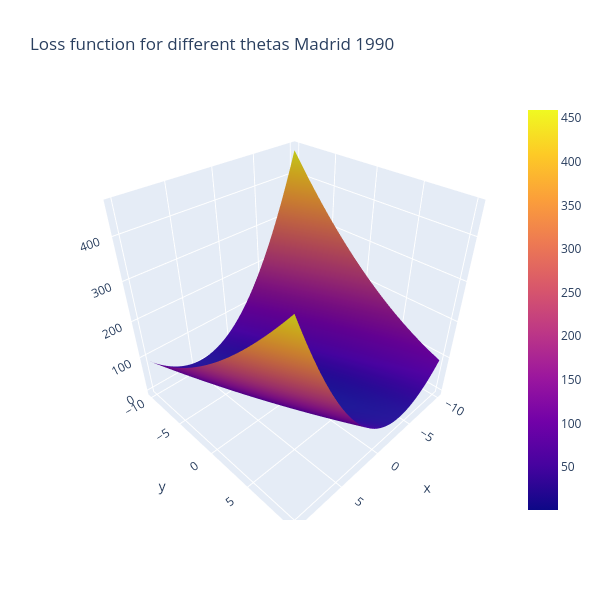

Source (notebook cell):
### Code cell
#This figure shows the loss function.

#X = Theta0
#Y - Theta1
#Z = Loss
#Find where it is closest to 0 in X and Y!

#you can click/hold in the graph below to rotate!

fig = go.Figure(data=[go.Surface(x=theta1_vals, y=theta0_vals, z=J_vals)])
fig.update_layout(title='Loss function for different thetas Madrid 1990', autosize=True,
                  width=600, height=600, xaxis_title='theta0', 
                 yaxis_title='theta1')
plt.savefig('Madrid 1990 3d', dpi=300, bbox_inches='tight')
fig.show()
plt.show()

### Figure 1 — Plotly figure (JSON) as saved in the notebook; plotly's stock layout.template omitted (floating-point values rounded to 4 significant figures; data arrays with more than 128 entries replaced by an {"elided": "..."} marker saying what was removed)
{"data": [{"type": "surface", "x": [-10, -9.798, -9.596, -9.394, -9.192, -8.99, -8.788, -8.586, -8.384, -8.182, -7.98, -7.778, -7.576, -7.374, -7.172, -6.97, -6.768, -6.566, -6.364, -6.162, -5.96, -5.758, -5.556, -5.354, -5.152, -4.949, -4.747, -4.545, -4.343, -4.141, -3.939, -3.737, -3.535, -3.333, -3.131, -2.929, -2.727, -2.525, -2.323, -2.121, -1.919, -1.717, -1.515, -1.313, -1.111, -0.9091, -0.7071, -0.5051, -0.303, -0.101, 0.101, 0.303, 0.5051, 0.7071, 0.9091, 1.111, 1.313, 1.515, 1.717, 1.919, 2.121, 2.323, 2.525, 2.727, 2.929, 3.131, 3.333, 3.535, 3.737, 3.939, 4.141, 4.343, 4.545, 4.747, 4.949, 5.152, 5.354, 5.556, 5.758, 5.96, 6.162, 6.364, 6.566, 6.768, 6.97, 7.172, 7.374, 7.576, 7.778, 7.98, 8.182, 8.384, 8.586, 8.788, 8.99, 9.192, 9.394, 9.596, 9.798, 10], "y": [-10, -9.798, -9.596, -9.394, -9.192, -8.99, -8.788, -8.586, -8.384, -8.182, -7.98, -7.778, -7.576, -7.374, -7.172, -6.97, -6.768, -6.566, -6.364, -6.162, -5.96, -5.758, -5.556, -5.354, -5.152, -4.949, -4.747, -4.545, -4.343, -4.141, -3.939, -3.737, -3.535, -3.333, -3.131, -2.929, -2.727, -2.525, -2.323, -2.121, -1.919, -1.717, -1.515, -1.313, -1.111, -0.9091, -0.7071, -0.5051, -0.303, -0.101, 0.101, 0.303, 0.5051, 0.7071, 0.9091, 1.111, 1.313, 1.515, 1.717, 1.919, 2.121, 2.323, 2.525, 2.727, 2.929, 3.131, 3.333, 3.535, 3.737, 3.939, 4.141, 4.343, 4.545, 4.747, 4.949, 5.152, 5.354, 5.556, 5.758, 5.96, 6.162, 6.364, 6.566, 6.768, 6.97, 7.172, 7.374, 7.576, 7.778, 7.98, 8.182, 8.384, 8.586, 8.788, 8.99, 9.192, 9.394, 9.596, 9.798, 10], "z": {"elided": "100x100 float values"}}], "layout": {"autosize": true, "height": 600, "scene": {"aspectmode": "auto", "aspectratio": {"x": 1, "y": 1, "z": 1}}, "title": {"text": "Loss function for different thetas Madrid 1990"}, "width": 600, "xaxis": {"title": {"text": "theta0"}}, "yaxis": {"title": {"text": "theta1"}}}}
